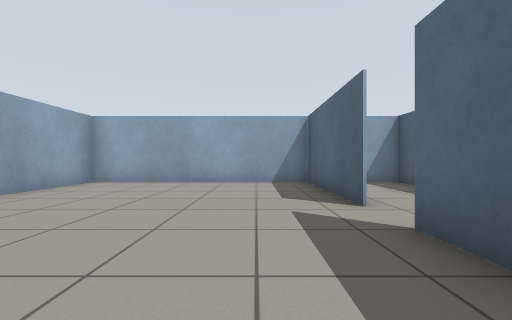
View 1 (above)

12 first-person views from a walk through a robot-simulator world made for Gazebo. The camera is 0.68 m above the floor, looks level and sees 90° across. The floor is counted in squares, 1 m on a side. Each view is taken from the middle of a square. On the plan, view 1 faces up. The plan holds only what a view shows up to about 9 squares ahead; the rest is blank.

View 2
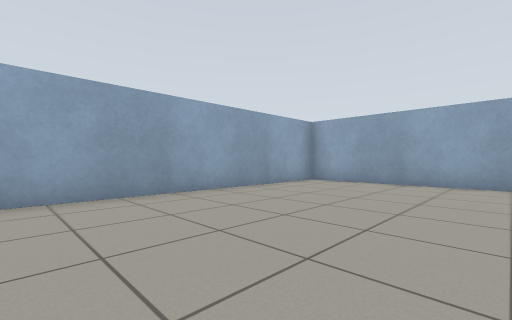

View 3
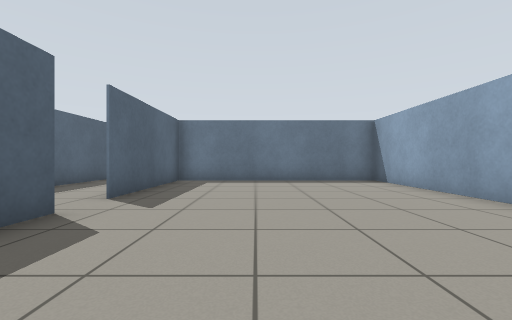

View 4
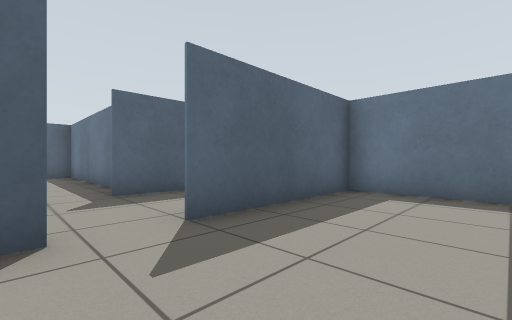

View 5
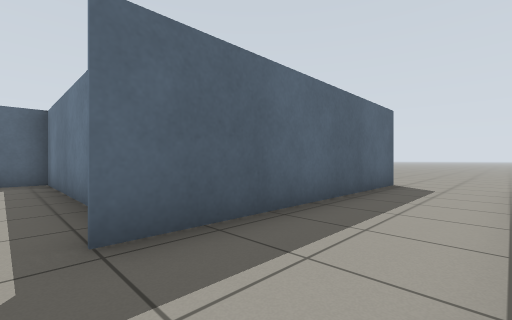

View 6
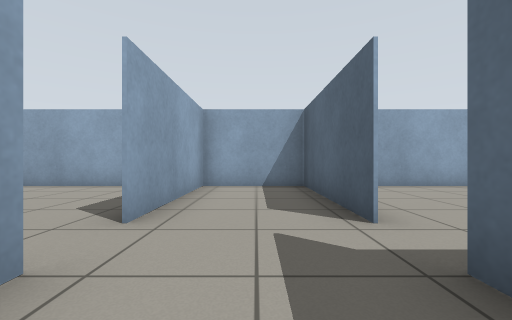

View 7
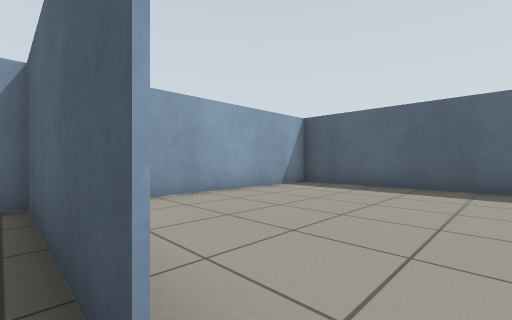

View 8
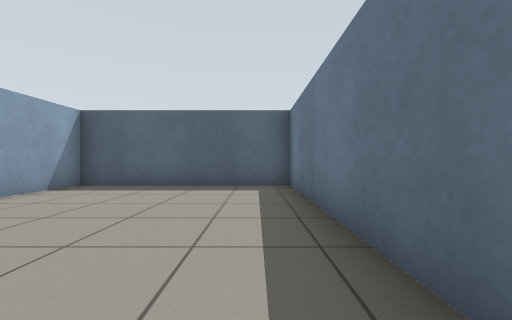

View 9
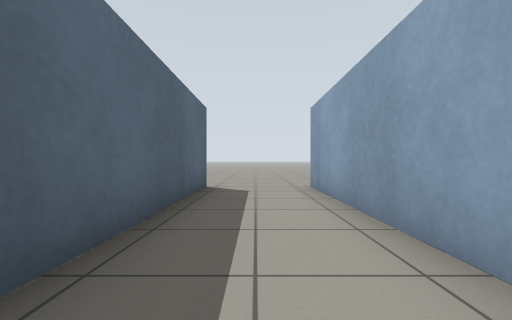

View 10
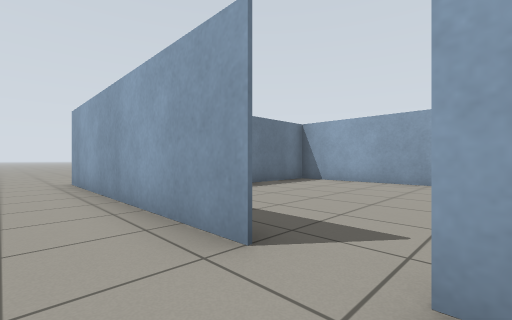

View 11
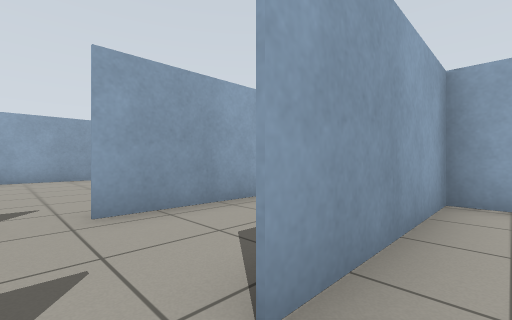

View 12
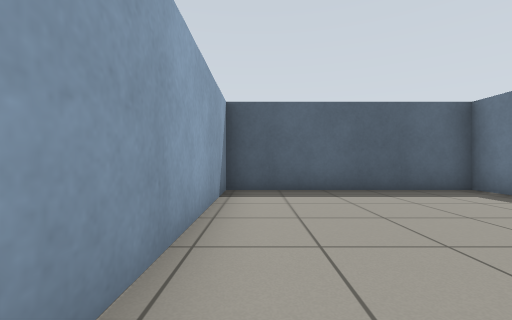

### Floor plan
Points are (right, up) in squares from view 1. A wall is a line through its corners. A room is listed if a view was taken in it or the views show most of it. See-through windows are left out.
Room 1 (views 1, 2, 3, 4)
walls: (1.6, 3.6) (1.6, 7.6); (2.1, 7.7) (-4.9, 7.7) (-4.9, -1.5) (1.6, -1.5) (1.6, 2.6)
ways out: opening at (2, 3) to room 2
Room 2 (views 5, 6, 7, 8, 9, 10)
walls: (1.6, 2.6) (1.6, -4.5); (4.3, 3.6) (4.3, 7.8); (4.3, -4.5) (4.3, 2.6); (1.6, 7.6) (1.6, 3.6); (4.1, 7.7) (2.1, 7.7)
ways out: opening at (2, 3) to room 1; opening at (4, 3) to room 3; opening at (2, -5.5); opening at (4, -5.5)
Room 3 (views 11, 12)
walls: (4.9, 2.1) (10.8, 2.1) (10.8, 7.7) (4.1, 7.7); (4.3, 7.6) (4.3, 3.6)
ways out: opening at (4, 3) to room 2

Where each view was taken, in squares from view 1:
view 1: 0 up, 0 right, facing up
view 2: 0 up, 0 right, facing up-left
view 3: 7 up, 1 left, facing down
view 4: 4 up, 1 left, facing down-right
view 5: 3 up, 2 right, facing down-right
view 6: 1 up, 3 right, facing up
view 7: 3 up, 4 right, facing up-right
view 8: 3 up, 4 right, facing right
view 9: 2 up, 3 right, facing down
view 10: 4 up, 3 right, facing down-left
view 11: 3 up, 5 right, facing up-left
view 12: 7 up, 5 right, facing right
